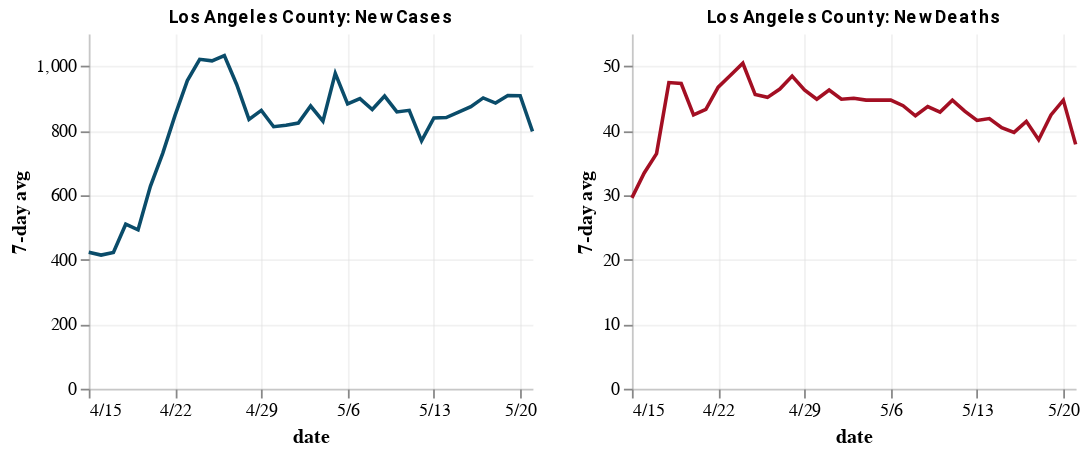
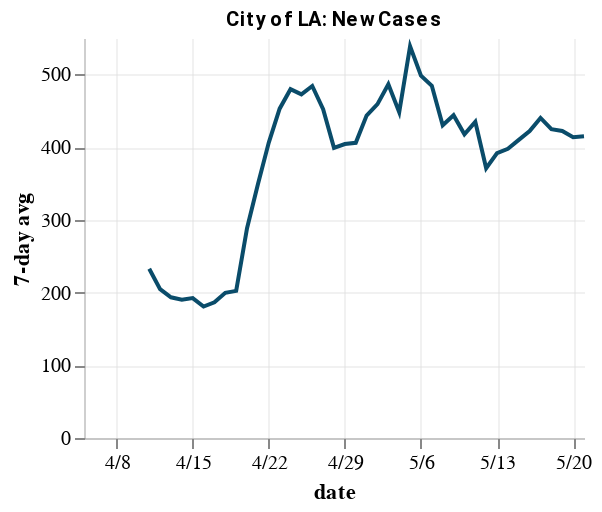
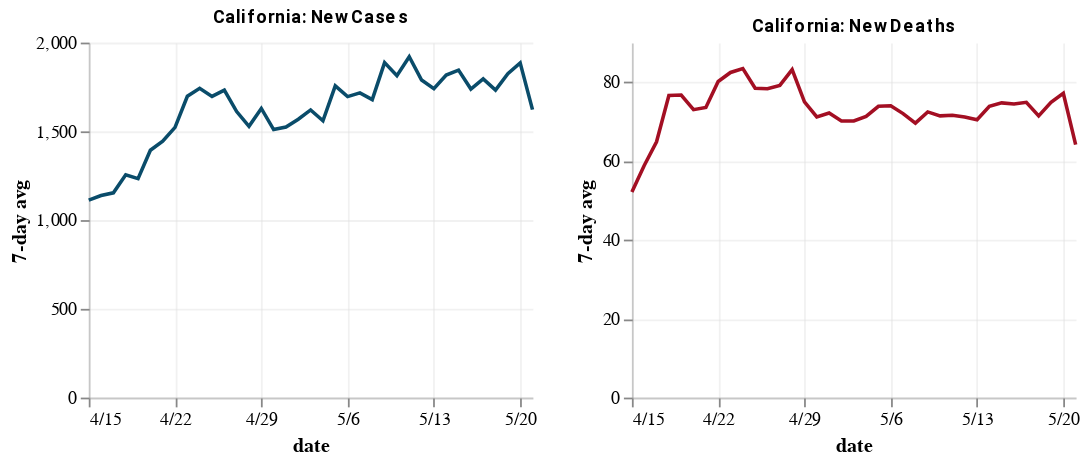
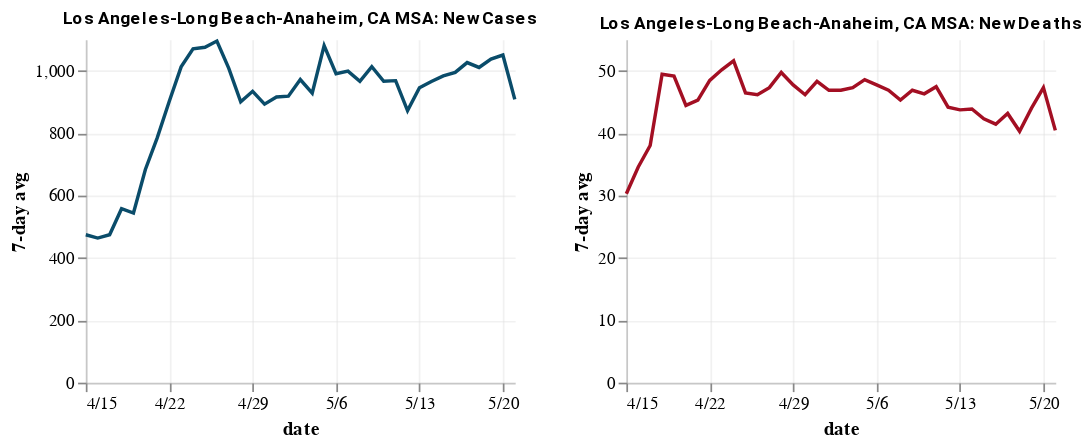

Notebook code for these charts, in order:
### Markdown cell above
## Caseload Charts

### Code cell
la_county = utils.county_case_charts(county_state_name, start_date)
la_city = utils.lacity_case_charts("4/1/20") 
ca = utils.state_case_charts(state_name, start_date)
la_msa = utils.msa_case_charts("Los Angeles", start_date)

### Figure 1 — Vega-Lite specification as saved in the notebook (floating-point values rounded to 4 significant figures)
{"config": {"view": {"continuousWidth": 400, "continuousHeight": 300, "strokeOpacity": 0}, "axis": {"domainOpacity": 0.4, "gridOpacity": 0.4}, "title": {"anchor": "middle", "color": "black", "font": "Roboto", "fontSize": 10}}, "hconcat": [{"mark": "line", "encoding": {"color": {"value": "#0A4C6A"}, "x": {"type": "temporal", "axis": {"format": "%-m/%-d"}, "field": "date", "timeUnit": "monthdate", "title": "date"}, "y": {"type": "quantitative", "field": "cases_avg7", "title": "7-day avg"}}, "height": 200, "title": "Los Angeles County: New Cases", "width": 250}, {"mark": "line", "encoding": {"color": {"value": "#A30F23"}, "x": {"type": "temporal", "axis": {"format": "%-m/%-d"}, "field": "date", "timeUnit": "monthdate", "title": "date"}, "y": {"type": "quantitative", "field": "deaths_avg7", "title": "7-day avg"}}, "height": 200, "title": "Los Angeles County: New Deaths", "width": 250}], "data": {"name": "data-69605f6df79be4d08fc8495e273bf9e7"}, "$schema": "https://vega.github.io/schema/vega-lite/v4.0.2.json", "datasets": {"data-69605f6df79be4d08fc8495e273bf9e7": [{"county": "Los Angeles", "state": "California", "state_abbrev": "CA", "fips": "06037", "date": "2020-04-15T07:00:00+00:00", "Lat": 34.31, "Lon": -118.2, "cases": 10517, "deaths": 405, "new_cases": 470, "new_deaths": 45, "cases_avg7": 422.6, "deaths_avg3": 45.33, "deaths_avg7": 29.57}, {"county": "Los Angeles", "state": "California", "state_abbrev": "CA", "fips": "06037", "date": "2020-04-16T07:00:00+00:00", "Lat": 34.31, "Lon": -118.2, "cases": 10854, "deaths": 457, "new_cases": 337, "new_deaths": 52, "cases_avg7": 414.1, "deaths_avg3": 45.0, "deaths_avg7": 33.43}, {"county": "Los Angeles", "state": "California", "state_abbrev": "CA", "fips": "06037", "date": "2020-04-17T07:00:00+00:00", "Lat": 34.31, "Lon": -118.2, "cases": 11400, "deaths": 497, "new_cases": 546, "new_deaths": 40, "cases_avg7": 422.4, "deaths_avg3": 45.67, "deaths_avg7": 36.43}, {"county": "Los Angeles", "state": "California", "state_abbrev": "CA", "fips": "06037", "date": "2020-04-18T07:00:00+00:00", "Lat": 34.31, "Lon": -118.2, "cases": 12021, "deaths": 576, "new_cases": 621, "new_deaths": 79, "cases_avg7": 509.7, "deaths_avg3": 57.0, "deaths_avg7": 47.43}, {"county": "Los Angeles", "state": "California", "state_abbrev": "CA", "fips": "06037", "date": "2020-04-19T07:00:00+00:00", "Lat": 34.31, "Lon": -118.2, "cases": 12341, "deaths": 600, "new_cases": 320, "new_deaths": 24, "cases_avg7": 492.4, "deaths_avg3": 47.67, "deaths_avg7": 47.29}, {"county": "Los Angeles", "state": "California", "state_abbrev": "CA", "fips": "06037", "date": "2020-04-20T07:00:00+00:00", "Lat": 34.31, "Lon": -118.2, "cases": 13823, "deaths": 619, "new_cases": 1482, "new_deaths": 19, "cases_avg7": 627.1, "deaths_avg3": 40.67, "deaths_avg7": 42.43}, {"county": "Los Angeles", "state": "California", "state_abbrev": "CA", "fips": "06037", "date": "2020-04-21T07:00:00+00:00", "Lat": 34.31, "Lon": -118.2, "cases": 15153, "deaths": 663, "new_cases": 1330, "new_deaths": 44, "cases_avg7": 729.4, "deaths_avg3": 29.0, "deaths_avg7": 43.29}, {"county": "Los Angeles", "state": "California", "state_abbrev": "CA", "fips": "06037", "date": "2020-04-22T07:00:00+00:00", "Lat": 34.31, "Lon": -118.2, "cases": 16447, "deaths": 732, "new_cases": 1294, "new_deaths": 69, "cases_avg7": 847.1, "deaths_avg3": 44.0, "deaths_avg7": 46.71}, {"county": "Los Angeles", "state": "California", "state_abbrev": "CA", "fips": "06037", "date": "2020-04-23T07:00:00+00:00", "Lat": 34.31, "Lon": -118.2, "cases": 17537, "deaths": 797, "new_cases": 1090, "new_deaths": 65, "cases_avg7": 954.7, "deaths_avg3": 59.33, "deaths_avg7": 48.57}, {"county": "Los Angeles", "state": "California", "state_abbrev": "CA", "fips": "06037", "date": "2020-04-24T07:00:00+00:00", "Lat": 34.31, "Lon": -118.2, "cases": 18545, "deaths": 850, "new_cases": 1008, "new_deaths": 53, "cases_avg7": 1021.0, "deaths_avg3": 62.33, "deaths_avg7": 50.43}, {"county": "Los Angeles", "state": "California", "state_abbrev": "CA", "fips": "06037", "date": "2020-04-25T07:00:00+00:00", "Lat": 34.31, "Lon": -118.2, "cases": 19133, "deaths": 895, "new_cases": 588, "new_deaths": 45, "cases_avg7": 1016.0, "deaths_avg3": 54.33, "deaths_avg7": 45.57}, {"county": "Los Angeles", "state": "California", "state_abbrev": "CA", "fips": "06037", "date": "2020-04-26T07:00:00+00:00", "Lat": 34.31, "Lon": -118.2, "cases": 19567, "deaths": 916, "new_cases": 434, "new_deaths": 21, "cases_avg7": 1032.0, "deaths_avg3": 39.67, "deaths_avg7": 45.14}, {"county": "Los Angeles", "state": "California", "state_abbrev": "CA", "fips": "06037", "date": "2020-04-27T07:00:00+00:00", "Lat": 34.31, "Lon": -118.2, "cases": 20423, "deaths": 944, "new_cases": 856, "new_deaths": 28, "cases_avg7": 942.9, "deaths_avg3": 31.33, "deaths_avg7": 46.43}, {"county": "Los Angeles", "state": "California", "state_abbrev": "CA", "fips": "06037", "date": "2020-04-28T07:00:00+00:00", "Lat": 34.31, "Lon": -118.2, "cases": 20996, "deaths": 1002, "new_cases": 573, "new_deaths": 58, "cases_avg7": 834.7, "deaths_avg3": 35.67, "deaths_avg7": 48.43}, {"county": "Los Angeles", "state": "California", "state_abbrev": "CA", "fips": "06037", "date": "2020-04-29T07:00:00+00:00", "Lat": 34.31, "Lon": -118.2, "cases": 22485, "deaths": 1056, "new_cases": 1489, "new_deaths": 54, "cases_avg7": 862.6, "deaths_avg3": 46.67, "deaths_avg7": 46.29}, {"county": "Los Angeles", "state": "California", "state_abbrev": "CA", "fips": "06037", "date": "2020-04-30T07:00:00+00:00", "Lat": 34.31, "Lon": -118.2, "cases": 23220, "deaths": 1111, "new_cases": 735, "new_deaths": 55, "cases_avg7": 811.9, "deaths_avg3": 55.67, "deaths_avg7": 44.86}, {"county": "Los Angeles", "state": "California", "state_abbrev": "CA", "fips": "06037", "date": "2020-05-01T07:00:00+00:00", "Lat": 34.31, "Lon": -118.2, "cases": 24262, "deaths": 1174, "new_cases": 1042, "new_deaths": 63, "cases_avg7": 816.7, "deaths_avg3": 57.33, "deaths_avg7": 46.29}, {"county": "Los Angeles", "state": "California", "state_abbrev": "CA", "fips": "06037", "date": "2020-05-02T07:00:00+00:00", "Lat": 34.31, "Lon": -118.2, "cases": 24894, "deaths": 1209, "new_cases": 632, "new_deaths": 35, "cases_avg7": 823.0, "deaths_avg3": 51.0, "deaths_avg7": 44.86}, {"county": "Los Angeles", "state": "California", "state_abbrev": "CA", "fips": "06037", "date": "2020-05-03T07:00:00+00:00", "Lat": 34.31, "Lon": -118.2, "cases": 25699, "deaths": 1231, "new_cases": 805, "new_deaths": 22, "cases_avg7": 876.0, "deaths_avg3": 40.0, "deaths_avg7": 45.0}, {"county": "Los Angeles", "state": "California", "state_abbrev": "CA", "fips": "06037", "date": "2020-05-04T07:00:00+00:00", "Lat": 34.31, "Lon": -118.2, "cases": 26225, "deaths": 1257, "new_cases": 526, "new_deaths": 26, "cases_avg7": 828.9, "deaths_avg3": 27.67, "deaths_avg7": 44.71}, {"county": "Los Angeles", "state": "California", "state_abbrev": "CA", "fips": "06037", "date": "2020-05-05T07:00:00+00:00", "Lat": 34.31, "Lon": -118.2, "cases": 27836, "deaths": 1315, "new_cases": 1611, "new_deaths": 58, "cases_avg7": 977.1, "deaths_avg3": 35.33, "deaths_avg7": 44.71}, {"county": "Los Angeles", "state": "California", "state_abbrev": "CA", "fips": "06037", "date": "2020-05-06T07:00:00+00:00", "Lat": 34.31, "Lon": -118.2, "cases": 28665, "deaths": 1369, "new_cases": 829, "new_deaths": 54, "cases_avg7": 882.9, "deaths_avg3": 46.0, "deaths_avg7": 44.71}, {"county": "Los Angeles", "state": "California", "state_abbrev": "CA", "fips": "06037", "date": "2020-05-07T07:00:00+00:00", "Lat": 34.31, "Lon": -118.2, "cases": 29511, "deaths": 1418, "new_cases": 846, "new_deaths": 49, "cases_avg7": 898.7, "deaths_avg3": 53.67, "deaths_avg7": 43.86}, {"county": "Los Angeles", "state": "California", "state_abbrev": "CA", "fips": "06037", "date": "2020-05-08T07:00:00+00:00", "Lat": 34.31, "Lon": -118.2, "cases": 30319, "deaths": 1470, "new_cases": 808, "new_deaths": 52, "cases_avg7": 865.3, "deaths_avg3": 51.67, "deaths_avg7": 42.29}, {"county": "Los Angeles", "state": "California", "state_abbrev": "CA", "fips": "06037", "date": "2020-05-09T07:00:00+00:00", "Lat": 34.31, "Lon": -118.2, "cases": 31241, "deaths": 1515, "new_cases": 922, "new_deaths": 45, "cases_avg7": 906.7, "deaths_avg3": 48.67, "deaths_avg7": 43.71}, {"county": "Los Angeles", "state": "California", "state_abbrev": "CA", "fips": "06037", "date": "2020-05-10T07:00:00+00:00", "Lat": 34.31, "Lon": -118.2, "cases": 31703, "deaths": 1531, "new_cases": 462, "new_deaths": 16, "cases_avg7": 857.7, "deaths_avg3": 37.67, "deaths_avg7": 42.86}, {"county": "Los Angeles", "state": "California", "state_abbrev": "CA", "fips": "06037", "date": "2020-05-11T07:00:00+00:00", "Lat": 34.31, "Lon": -118.2, "cases": 32263, "deaths": 1570, "new_cases": 560, "new_deaths": 39, "cases_avg7": 862.6, "deaths_avg3": 33.33, "deaths_avg7": 44.71}, {"county": "Los Angeles", "state": "California", "state_abbrev": "CA", "fips": "06037", "date": "2020-05-12T07:00:00+00:00", "Lat": 34.31, "Lon": -118.2, "cases": 33211, "deaths": 1616, "new_cases": 948, "new_deaths": 46, "cases_avg7": 767.9, "deaths_avg3": 33.67, "deaths_avg7": 43.0}, {"county": "Los Angeles", "state": "California", "state_abbrev": "CA", "fips": "06037", "date": "2020-05-13T07:00:00+00:00", "Lat": 34.31, "Lon": -118.2, "cases": 34538, "deaths": 1660, "new_cases": 1327, "new_deaths": 44, "cases_avg7": 839.0, "deaths_avg3": 43.0, "deaths_avg7": 41.57}, {"county": "Los Angeles", "state": "California", "state_abbrev": "CA", "fips": "06037", "date": "2020-05-14T07:00:00+00:00", "Lat": 34.31, "Lon": -118.2, "cases": 35392, "deaths": 1711, "new_cases": 854, "new_deaths": 51, "cases_avg7": 840.1, "deaths_avg3": 47.0, "deaths_avg7": 41.86}, {"county": "Los Angeles", "state": "California", "state_abbrev": "CA", "fips": "06037", "date": "2020-05-15T07:00:00+00:00", "Lat": 34.31, "Lon": -118.2, "cases": 36316, "deaths": 1753, "new_cases": 924, "new_deaths": 42, "cases_avg7": 856.7, "deaths_avg3": 45.67, "deaths_avg7": 40.43}, {"county": "Los Angeles", "state": "California", "state_abbrev": "CA", "fips": "06037", "date": "2020-05-16T07:00:00+00:00", "Lat": 34.31, "Lon": -118.2, "cases": 37360, "deaths": 1793, "new_cases": 1044, "new_deaths": 40, "cases_avg7": 874.1, "deaths_avg3": 44.33, "deaths_avg7": 39.71}, {"county": "Los Angeles", "state": "California", "state_abbrev": "CA", "fips": "06037", "date": "2020-05-17T07:00:00+00:00", "Lat": 34.31, "Lon": -118.2, "cases": 38011, "deaths": 1821, "new_cases": 651, "new_deaths": 28, "cases_avg7": 901.1, "deaths_avg3": 36.67, "deaths_avg7": 41.43}, {"county": "Los Angeles", "state": "California", "state_abbrev": "CA", "fips": "06037", "date": "2020-05-18T07:00:00+00:00", "Lat": 34.31, "Lon": -118.2, "cases": 38458, "deaths": 1840, "new_cases": 447, "new_deaths": 19, "cases_avg7": 885.0, "deaths_avg3": 29.0, "deaths_avg7": 38.57}, {"county": "Los Angeles", "state": "California", "state_abbrev": "CA", "fips": "06037", "date": "2020-05-19T07:00:00+00:00", "Lat": 34.31, "Lon": -118.2, "cases": 39573, "deaths": 1913, "new_cases": 1115, "new_deaths": 73, "cases_avg7": 908.9, "deaths_avg3": 40.0, "deaths_avg7": 42.43}, {"county": "Los Angeles", "state": "California", "state_abbrev": "CA", "fips": "06037", "date": "2020-05-20T07:00:00+00:00", "Lat": 34.31, "Lon": -118.2, "cases": 40895, "deaths": 1973, "new_cases": 1322, "new_deaths": 60, "cases_avg7": 908.1, "deaths_avg3": 50.67, "deaths_avg7": 44.71}, {"county": "Los Angeles", "state": "California", "state_abbrev": "CA", "fips": "06037", "date": "2020-05-21T07:00:00+00:00", "Lat": 34.31, "Lon": -118.2, "cases": 40975, "deaths": 1976, "new_cases": 80, "new_deaths": 3, "cases_avg7": 797.6, "deaths_avg3": 45.33, "deaths_avg7": 37.86}]}}

### Figure 2 — Vega-Lite specification as saved in the notebook (floating-point values rounded to 4 significant figures)
{"config": {"view": {"continuousWidth": 400, "continuousHeight": 300, "strokeOpacity": 0}, "axis": {"domainOpacity": 0.4, "gridOpacity": 0.4}, "title": {"anchor": "middle", "color": "black", "font": "Roboto", "fontSize": 10}}, "data": {"name": "data-5feb49ee1c99b5c5769da8f8b49605a9"}, "mark": "line", "encoding": {"color": {"value": "#0A4C6A"}, "x": {"type": "temporal", "axis": {"format": "%-m/%-d"}, "field": "date", "timeUnit": "monthdate", "title": "date"}, "y": {"type": "quantitative", "field": "cases_avg7", "title": "7-day avg"}}, "height": 200, "title": "City of LA: New Cases", "width": 250, "$schema": "https://vega.github.io/schema/vega-lite/v4.0.2.json", "datasets": {"data-5feb49ee1c99b5c5769da8f8b49605a9": [{"date": "2020-04-05T07:00:00+00:00", "cases": 2659, "new_cases": 298, "cases_avg7": null}, {"date": "2020-04-06T07:00:00+00:00", "cases": 2851, "new_cases": 192, "cases_avg7": null}, {"date": "2020-04-07T07:00:00+00:00", "cases": 3130, "new_cases": 279, "cases_avg7": null}, {"date": "2020-04-08T07:00:00+00:00", "cases": 3360, "new_cases": 230, "cases_avg7": null}, {"date": "2020-04-09T07:00:00+00:00", "cases": 3587, "new_cases": 227, "cases_avg7": null}, {"date": "2020-04-10T07:00:00+00:00", "cases": 3787, "new_cases": 200, "cases_avg7": null}, {"date": "2020-04-11T07:00:00+00:00", "cases": 3990, "new_cases": 203, "cases_avg7": 232.7}, {"date": "2020-04-12T07:00:00+00:00", "cases": 4092, "new_cases": 102, "cases_avg7": 204.7}, {"date": "2020-04-13T07:00:00+00:00", "cases": 4205, "new_cases": 113, "cases_avg7": 193.4}, {"date": "2020-04-14T07:00:00+00:00", "cases": 4462, "new_cases": 257, "cases_avg7": 190.3}, {"date": "2020-04-15T07:00:00+00:00", "cases": 4707, "new_cases": 245, "cases_avg7": 192.4}, {"date": "2020-04-16T07:00:00+00:00", "cases": 4852, "new_cases": 145, "cases_avg7": 180.7}, {"date": "2020-04-17T07:00:00+00:00", "cases": 5093, "new_cases": 241, "cases_avg7": 186.6}, {"date": "2020-04-18T07:00:00+00:00", "cases": 5387, "new_cases": 294, "cases_avg7": 199.6}, {"date": "2020-04-19T07:00:00+00:00", "cases": 5508, "new_cases": 121, "cases_avg7": 202.3}, {"date": "2020-04-20T07:00:00+00:00", "cases": 6224, "new_cases": 716, "cases_avg7": 288.4}, {"date": "2020-04-21T07:00:00+00:00", "cases": 6904, "new_cases": 680, "cases_avg7": 348.9}, {"date": "2020-04-22T07:00:00+00:00", "cases": 7551, "new_cases": 647, "cases_avg7": 406.3}, {"date": "2020-04-23T07:00:00+00:00", "cases": 8022, "new_cases": 471, "cases_avg7": 452.9}, {"date": "2020-04-24T07:00:00+00:00", "cases": 8450, "new_cases": 428, "cases_avg7": 479.6}, {"date": "2020-04-25T07:00:00+00:00", "cases": 8695, "new_cases": 245, "cases_avg7": 472.6}, {"date": "2020-04-26T07:00:00+00:00", "cases": 8896, "new_cases": 201, "cases_avg7": 484.0}, {"date": "2020-04-27T07:00:00+00:00", "cases": 9389, "new_cases": 493, "cases_avg7": 452.1}, {"date": "2020-04-28T07:00:00+00:00", "cases": 9697, "new_cases": 308, "cases_avg7": 399.0}, {"date": "2020-04-29T07:00:00+00:00", "cases": 10380, "new_cases": 683, "cases_avg7": 404.1}, {"date": "2020-04-30T07:00:00+00:00", "cases": 10863, "new_cases": 483, "cases_avg7": 405.9}, {"date": "2020-05-01T07:00:00+00:00", "cases": 11553, "new_cases": 690, "cases_avg7": 443.3}, {"date": "2020-05-02T07:00:00+00:00", "cases": 11908, "new_cases": 355, "cases_avg7": 459.0}, {"date": "2020-05-03T07:00:00+00:00", "cases": 12300, "new_cases": 392, "cases_avg7": 486.3}, {"date": "2020-05-04T07:00:00+00:00", "cases": 12525, "new_cases": 225, "cases_avg7": 448.0}, {"date": "2020-05-05T07:00:00+00:00", "cases": 13468, "new_cases": 943, "cases_avg7": 538.7}, {"date": "2020-05-06T07:00:00+00:00", "cases": 13868, "new_cases": 400, "cases_avg7": 498.3}, {"date": "2020-05-07T07:00:00+00:00", "cases": 14253, "new_cases": 385, "cases_avg7": 484.3}, {"date": "2020-05-08T07:00:00+00:00", "cases": 14563, "new_cases": 310, "cases_avg7": 430.0}, {"date": "2020-05-09T07:00:00+00:00", "cases": 15015, "new_cases": 452, "cases_avg7": 443.9}, {"date": "2020-05-10T07:00:00+00:00", "cases": 15223, "new_cases": 208, "cases_avg7": 417.6}, {"date": "2020-05-11T07:00:00+00:00", "cases": 15568, "new_cases": 345, "cases_avg7": 434.7}, {"date": "2020-05-12T07:00:00+00:00", "cases": 16065, "new_cases": 497, "cases_avg7": 371.0}, {"date": "2020-05-13T07:00:00+00:00", "cases": 16610, "new_cases": 545, "cases_avg7": 391.7}, {"date": "2020-05-14T07:00:00+00:00", "cases": 17037, "new_cases": 427, "cases_avg7": 397.7}, {"date": "2020-05-15T07:00:00+00:00", "cases": 17432, "new_cases": 395, "cases_avg7": 409.9}, {"date": "2020-05-16T07:00:00+00:00", "cases": 17969, "new_cases": 537, "cases_avg7": 422.0}, {"date": "2020-05-17T07:00:00+00:00", "cases": 18304, "new_cases": 335, "cases_avg7": 440.1}, {"date": "2020-05-18T07:00:00+00:00", "cases": 18540, "new_cases": 236, "cases_avg7": 424.6}, {"date": "2020-05-19T07:00:00+00:00", "cases": 19020, "new_cases": 480, "cases_avg7": 422.1}, {"date": "2020-05-20T07:00:00+00:00", "cases": 19505, "new_cases": 485, "cases_avg7": 413.6}, {"date": "2020-05-21T07:00:00+00:00", "cases": 19941, "new_cases": 436, "cases_avg7": 414.9}]}}

### Figure 3 — Vega-Lite specification as saved in the notebook (floating-point values rounded to 4 significant figures)
{"config": {"view": {"continuousWidth": 400, "continuousHeight": 300, "strokeOpacity": 0}, "axis": {"domainOpacity": 0.4, "gridOpacity": 0.4}, "title": {"anchor": "middle", "color": "black", "font": "Roboto", "fontSize": 10}}, "hconcat": [{"mark": "line", "encoding": {"color": {"value": "#0A4C6A"}, "x": {"type": "temporal", "axis": {"format": "%-m/%-d"}, "field": "date", "timeUnit": "monthdate", "title": "date"}, "y": {"type": "quantitative", "field": "cases_avg7", "title": "7-day avg"}}, "height": 200, "title": "California: New Cases", "width": 250}, {"mark": "line", "encoding": {"color": {"value": "#A30F23"}, "x": {"type": "temporal", "axis": {"format": "%-m/%-d"}, "field": "date", "timeUnit": "monthdate", "title": "date"}, "y": {"type": "quantitative", "field": "deaths_avg7", "title": "7-day avg"}}, "height": 200, "title": "California: New Deaths", "width": 250}], "data": {"name": "data-ff683fbb50fe07522309935db33341b8"}, "$schema": "https://vega.github.io/schema/vega-lite/v4.0.2.json", "datasets": {"data-ff683fbb50fe07522309935db33341b8": [{"state": "California", "state_abbrev": "CA", "date": "2020-04-15T07:00:00+00:00", "cases": 26686, "deaths": 860, "new_cases": 1330, "new_deaths": 93, "cases_avg7": 1113.0, "deaths_avg3": 73.33, "deaths_avg7": 52.14}, {"state": "California", "state_abbrev": "CA", "date": "2020-04-16T07:00:00+00:00", "cases": 27677, "deaths": 956, "new_cases": 991, "new_deaths": 96, "cases_avg7": 1138.0, "deaths_avg3": 80.67, "deaths_avg7": 58.86}, {"state": "California", "state_abbrev": "CA", "date": "2020-04-17T07:00:00+00:00", "cases": 29157, "deaths": 1037, "new_cases": 1480, "new_deaths": 81, "cases_avg7": 1154.0, "deaths_avg3": 90.0, "deaths_avg7": 64.86}, {"state": "California", "state_abbrev": "CA", "date": "2020-04-18T07:00:00+00:00", "cases": 30491, "deaths": 1140, "new_cases": 1334, "new_deaths": 103, "cases_avg7": 1255.0, "deaths_avg3": 93.33, "deaths_avg7": 76.57}, {"state": "California", "state_abbrev": "CA", "date": "2020-04-19T07:00:00+00:00", "cases": 31431, "deaths": 1177, "new_cases": 940, "new_deaths": 37, "cases_avg7": 1234.0, "deaths_avg3": 73.67, "deaths_avg7": 76.71}, {"state": "California", "state_abbrev": "CA", "date": "2020-04-20T07:00:00+00:00", "cases": 33686, "deaths": 1225, "new_cases": 2255, "new_deaths": 48, "cases_avg7": 1394.0, "deaths_avg3": 62.67, "deaths_avg7": 73.0}, {"state": "California", "state_abbrev": "CA", "date": "2020-04-21T07:00:00+00:00", "cases": 35465, "deaths": 1282, "new_cases": 1779, "new_deaths": 57, "cases_avg7": 1444.0, "deaths_avg3": 47.33, "deaths_avg7": 73.57}, {"state": "California", "state_abbrev": "CA", "date": "2020-04-22T07:00:00+00:00", "cases": 37344, "deaths": 1421, "new_cases": 1879, "new_deaths": 139, "cases_avg7": 1523.0, "deaths_avg3": 81.33, "deaths_avg7": 80.14}, {"state": "California", "state_abbrev": "CA", "date": "2020-04-23T07:00:00+00:00", "cases": 39561, "deaths": 1533, "new_cases": 2217, "new_deaths": 112, "cases_avg7": 1698.0, "deaths_avg3": 102.7, "deaths_avg7": 82.43}, {"state": "California", "state_abbrev": "CA", "date": "2020-04-24T07:00:00+00:00", "cases": 41355, "deaths": 1621, "new_cases": 1794, "new_deaths": 88, "cases_avg7": 1743.0, "deaths_avg3": 113.0, "deaths_avg7": 83.43}, {"state": "California", "state_abbrev": "CA", "date": "2020-04-25T07:00:00+00:00", "cases": 42368, "deaths": 1689, "new_cases": 1013, "new_deaths": 68, "cases_avg7": 1697.0, "deaths_avg3": 89.33, "deaths_avg7": 78.43}, {"state": "California", "state_abbrev": "CA", "date": "2020-04-26T07:00:00+00:00", "cases": 43558, "deaths": 1725, "new_cases": 1190, "new_deaths": 36, "cases_avg7": 1732.0, "deaths_avg3": 64.0, "deaths_avg7": 78.29}, {"state": "California", "state_abbrev": "CA", "date": "2020-04-27T07:00:00+00:00", "cases": 44966, "deaths": 1779, "new_cases": 1408, "new_deaths": 54, "cases_avg7": 1611.0, "deaths_avg3": 52.67, "deaths_avg7": 79.14}, {"state": "California", "state_abbrev": "CA", "date": "2020-04-28T07:00:00+00:00", "cases": 46164, "deaths": 1864, "new_cases": 1198, "new_deaths": 85, "cases_avg7": 1528.0, "deaths_avg3": 58.33, "deaths_avg7": 83.14}, {"state": "California", "state_abbrev": "CA", "date": "2020-04-29T07:00:00+00:00", "cases": 48747, "deaths": 1946, "new_cases": 2583, "new_deaths": 82, "cases_avg7": 1629.0, "deaths_avg3": 73.67, "deaths_avg7": 75.0}, {"state": "California", "state_abbrev": "CA", "date": "2020-04-30T07:00:00+00:00", "cases": 50130, "deaths": 2031, "new_cases": 1383, "new_deaths": 85, "cases_avg7": 1510.0, "deaths_avg3": 84.0, "deaths_avg7": 71.14}, {"state": "California", "state_abbrev": "CA", "date": "2020-05-01T07:00:00+00:00", "cases": 52026, "deaths": 2126, "new_cases": 1896, "new_deaths": 95, "cases_avg7": 1524.0, "deaths_avg3": 87.33, "deaths_avg7": 72.14}, {"state": "California", "state_abbrev": "CA", "date": "2020-05-02T07:00:00+00:00", "cases": 53347, "deaths": 2180, "new_cases": 1321, "new_deaths": 54, "cases_avg7": 1568.0, "deaths_avg3": 78.0, "deaths_avg7": 70.14}, {"state": "California", "state_abbrev": "CA", "date": "2020-05-03T07:00:00+00:00", "cases": 54903, "deaths": 2216, "new_cases": 1556, "new_deaths": 36, "cases_avg7": 1621.0, "deaths_avg3": 61.67, "deaths_avg7": 70.14}, {"state": "California", "state_abbrev": "CA", "date": "2020-05-04T07:00:00+00:00", "cases": 55884, "deaths": 2278, "new_cases": 981, "new_deaths": 62, "cases_avg7": 1560.0, "deaths_avg3": 50.67, "deaths_avg7": 71.29}, {"state": "California", "state_abbrev": "CA", "date": "2020-05-05T07:00:00+00:00", "cases": 58456, "deaths": 2381, "new_cases": 2572, "new_deaths": 103, "cases_avg7": 1756.0, "deaths_avg3": 67.0, "deaths_avg7": 73.86}, {"state": "California", "state_abbrev": "CA", "date": "2020-05-06T07:00:00+00:00", "cases": 60616, "deaths": 2464, "new_cases": 2160, "new_deaths": 83, "cases_avg7": 1696.0, "deaths_avg3": 82.67, "deaths_avg7": 74.0}, {"state": "California", "state_abbrev": "CA", "date": "2020-05-07T07:00:00+00:00", "cases": 62148, "deaths": 2535, "new_cases": 1532, "new_deaths": 71, "cases_avg7": 1717.0, "deaths_avg3": 85.67, "deaths_avg7": 72.0}, {"state": "California", "state_abbrev": "CA", "date": "2020-05-08T07:00:00+00:00", "cases": 63779, "deaths": 2613, "new_cases": 1631, "new_deaths": 78, "cases_avg7": 1679.0, "deaths_avg3": 77.33, "deaths_avg7": 69.57}, {"state": "California", "state_abbrev": "CA", "date": "2020-05-09T07:00:00+00:00", "cases": 66558, "deaths": 2687, "new_cases": 2779, "new_deaths": 74, "cases_avg7": 1887.0, "deaths_avg3": 74.33, "deaths_avg7": 72.43}, {"state": "California", "state_abbrev": "CA", "date": "2020-05-10T07:00:00+00:00", "cases": 67600, "deaths": 2716, "new_cases": 1042, "new_deaths": 29, "cases_avg7": 1814.0, "deaths_avg3": 60.33, "deaths_avg7": 71.43}, {"state": "California", "state_abbrev": "CA", "date": "2020-05-11T07:00:00+00:00", "cases": 69329, "deaths": 2779, "new_cases": 1729, "new_deaths": 63, "cases_avg7": 1921.0, "deaths_avg3": 55.33, "deaths_avg7": 71.57}, {"state": "California", "state_abbrev": "CA", "date": "2020-05-12T07:00:00+00:00", "cases": 70978, "deaths": 2879, "new_cases": 1649, "new_deaths": 100, "cases_avg7": 1789.0, "deaths_avg3": 64.0, "deaths_avg7": 71.14}, {"state": "California", "state_abbrev": "CA", "date": "2020-05-13T07:00:00+00:00", "cases": 72798, "deaths": 2957, "new_cases": 1820, "new_deaths": 78, "cases_avg7": 1740.0, "deaths_avg3": 80.33, "deaths_avg7": 70.43}, {"state": "California", "state_abbrev": "CA", "date": "2020-05-14T07:00:00+00:00", "cases": 74871, "deaths": 3052, "new_cases": 2073, "new_deaths": 95, "cases_avg7": 1818.0, "deaths_avg3": 91.0, "deaths_avg7": 73.86}, {"state": "California", "state_abbrev": "CA", "date": "2020-05-15T07:00:00+00:00", "cases": 76693, "deaths": 3136, "new_cases": 1822, "new_deaths": 84, "cases_avg7": 1845.0, "deaths_avg3": 85.67, "deaths_avg7": 74.71}, {"state": "California", "state_abbrev": "CA", "date": "2020-05-16T07:00:00+00:00", "cases": 78725, "deaths": 3208, "new_cases": 2032, "new_deaths": 72, "cases_avg7": 1738.0, "deaths_avg3": 83.67, "deaths_avg7": 74.43}, {"state": "California", "state_abbrev": "CA", "date": "2020-05-17T07:00:00+00:00", "cases": 80166, "deaths": 3240, "new_cases": 1441, "new_deaths": 32, "cases_avg7": 1795.0, "deaths_avg3": 62.67, "deaths_avg7": 74.86}, {"state": "California", "state_abbrev": "CA", "date": "2020-05-18T07:00:00+00:00", "cases": 81457, "deaths": 3279, "new_cases": 1291, "new_deaths": 39, "cases_avg7": 1733.0, "deaths_avg3": 47.67, "deaths_avg7": 71.43}, {"state": "California", "state_abbrev": "CA", "date": "2020-05-19T07:00:00+00:00", "cases": 83752, "deaths": 3403, "new_cases": 2295, "new_deaths": 124, "cases_avg7": 1825.0, "deaths_avg3": 65.0, "deaths_avg7": 74.86}, {"state": "California", "state_abbrev": "CA", "date": "2020-05-20T07:00:00+00:00", "cases": 85997, "deaths": 3497, "new_cases": 2245, "new_deaths": 94, "cases_avg7": 1886.0, "deaths_avg3": 85.67, "deaths_avg7": 77.14}, {"state": "California", "state_abbrev": "CA", "date": "2020-05-21T07:00:00+00:00", "cases": 86228, "deaths": 3501, "new_cases": 231, "new_deaths": 4, "cases_avg7": 1622.0, "deaths_avg3": 74.0, "deaths_avg7": 64.14}]}}

### Figure 4 — Vega-Lite specification as saved in the notebook (floating-point values rounded to 4 significant figures)
{"config": {"view": {"continuousWidth": 400, "continuousHeight": 300, "strokeOpacity": 0}, "axis": {"domainOpacity": 0.4, "gridOpacity": 0.4}, "title": {"anchor": "middle", "color": "black", "font": "Roboto", "fontSize": 10}}, "hconcat": [{"mark": "line", "encoding": {"color": {"value": "#0A4C6A"}, "x": {"type": "temporal", "axis": {"format": "%-m/%-d"}, "field": "date", "timeUnit": "monthdate", "title": "date"}, "y": {"type": "quantitative", "field": "cases_avg7", "title": "7-day avg"}}, "height": 200, "title": "Los Angeles-Long Beach-Anaheim, CA MSA: New Cases", "width": 250}, {"mark": "line", "encoding": {"color": {"value": "#A30F23"}, "x": {"type": "temporal", "axis": {"format": "%-m/%-d"}, "field": "date", "timeUnit": "monthdate", "title": "date"}, "y": {"type": "quantitative", "field": "deaths_avg7", "title": "7-day avg"}}, "height": 200, "title": "Los Angeles-Long Beach-Anaheim, CA MSA: New Deaths", "width": 250}], "data": {"name": "data-801f085480e1de97d04b0eba26c0f292"}, "$schema": "https://vega.github.io/schema/vega-lite/v4.0.2.json", "datasets": {"data-801f085480e1de97d04b0eba26c0f292": [{"msa": "Los Angeles-Long Beach-Anaheim, CA", "msa_pop": 13210000.0, "date": "2020-04-15T07:00:00+00:00", "cases": 11893, "deaths": 427, "new_cases": 547.0, "new_deaths": 48.0, "cases_avg7": 474.0, "deaths_avg3": 46.33, "deaths_avg7": 30.29}, {"msa": "Los Angeles-Long Beach-Anaheim, CA", "msa_pop": 13210000.0, "date": "2020-04-16T07:00:00+00:00", "cases": 12279, "deaths": 482, "new_cases": 386.0, "new_deaths": 55.0, "cases_avg7": 463.6, "deaths_avg3": 47.0, "deaths_avg7": 34.57}, {"msa": "Los Angeles-Long Beach-Anaheim, CA", "msa_pop": 13210000.0, "date": "2020-04-17T07:00:00+00:00", "cases": 12901, "deaths": 525, "new_cases": 622.0, "new_deaths": 43.0, "cases_avg7": 474.3, "deaths_avg3": 48.67, "deaths_avg7": 38.0}, {"msa": "Los Angeles-Long Beach-Anaheim, CA", "msa_pop": 13210000.0, "date": "2020-04-18T07:00:00+00:00", "cases": 13577, "deaths": 608, "new_cases": 676.0, "new_deaths": 83.0, "cases_avg7": 557.6, "deaths_avg3": 60.33, "deaths_avg7": 49.43}, {"msa": "Los Angeles-Long Beach-Anaheim, CA", "msa_pop": 13210000.0, "date": "2020-04-19T07:00:00+00:00", "cases": 13977, "deaths": 632, "new_cases": 400.0, "new_deaths": 24.0, "cases_avg7": 543.7, "deaths_avg3": 50.0, "deaths_avg7": 49.14}, {"msa": "Los Angeles-Long Beach-Anaheim, CA", "msa_pop": 13210000.0, "date": "2020-04-20T07:00:00+00:00", "cases": 15499, "deaths": 652, "new_cases": 1522.0, "new_deaths": 20.0, "cases_avg7": 683.3, "deaths_avg3": 42.33, "deaths_avg7": 44.43}, {"msa": "Los Angeles-Long Beach-Anaheim, CA", "msa_pop": 13210000.0, "date": "2020-04-21T07:00:00+00:00", "cases": 16844, "deaths": 696, "new_cases": 1345.0, "new_deaths": 44.0, "cases_avg7": 785.4, "deaths_avg3": 29.33, "deaths_avg7": 45.29}, {"msa": "Los Angeles-Long Beach-Anaheim, CA", "msa_pop": 13210000.0, "date": "2020-04-22T07:00:00+00:00", "cases": 18200, "deaths": 766, "new_cases": 1356.0, "new_deaths": 70.0, "cases_avg7": 901.0, "deaths_avg3": 44.67, "deaths_avg7": 48.43}, {"msa": "Los Angeles-Long Beach-Anaheim, CA", "msa_pop": 13210000.0, "date": "2020-04-23T07:00:00+00:00", "cases": 19364, "deaths": 833, "new_cases": 1164.0, "new_deaths": 67.0, "cases_avg7": 1012.0, "deaths_avg3": 60.33, "deaths_avg7": 50.14}, {"msa": "Los Angeles-Long Beach-Anaheim, CA", "msa_pop": 13210000.0, "date": "2020-04-24T07:00:00+00:00", "cases": 20390, "deaths": 886, "new_cases": 1026.0, "new_deaths": 53.0, "cases_avg7": 1070.0, "deaths_avg3": 63.33, "deaths_avg7": 51.57}, {"msa": "Los Angeles-Long Beach-Anaheim, CA", "msa_pop": 13210000.0, "date": "2020-04-25T07:00:00+00:00", "cases": 21102, "deaths": 933, "new_cases": 712.0, "new_deaths": 47.0, "cases_avg7": 1075.0, "deaths_avg3": 55.67, "deaths_avg7": 46.43}, {"msa": "Los Angeles-Long Beach-Anaheim, CA", "msa_pop": 13210000.0, "date": "2020-04-26T07:00:00+00:00", "cases": 21641, "deaths": 955, "new_cases": 539.0, "new_deaths": 22.0, "cases_avg7": 1095.0, "deaths_avg3": 40.67, "deaths_avg7": 46.14}, {"msa": "Los Angeles-Long Beach-Anaheim, CA", "msa_pop": 13210000.0, "date": "2020-04-27T07:00:00+00:00", "cases": 22549, "deaths": 983, "new_cases": 908.0, "new_deaths": 28.0, "cases_avg7": 1007.0, "deaths_avg3": 32.33, "deaths_avg7": 47.29}, {"msa": "Los Angeles-Long Beach-Anaheim, CA", "msa_pop": 13210000.0, "date": "2020-04-28T07:00:00+00:00", "cases": 23147, "deaths": 1044, "new_cases": 598.0, "new_deaths": 61.0, "cases_avg7": 900.4, "deaths_avg3": 37.0, "deaths_avg7": 49.71}, {"msa": "Los Angeles-Long Beach-Anaheim, CA", "msa_pop": 13210000.0, "date": "2020-04-29T07:00:00+00:00", "cases": 24737, "deaths": 1100, "new_cases": 1590.0, "new_deaths": 56.0, "cases_avg7": 933.9, "deaths_avg3": 48.33, "deaths_avg7": 47.71}, {"msa": "Los Angeles-Long Beach-Anaheim, CA", "msa_pop": 13210000.0, "date": "2020-04-30T07:00:00+00:00", "cases": 25613, "deaths": 1156, "new_cases": 876.0, "new_deaths": 56.0, "cases_avg7": 892.7, "deaths_avg3": 57.67, "deaths_avg7": 46.14}, {"msa": "Los Angeles-Long Beach-Anaheim, CA", "msa_pop": 13210000.0, "date": "2020-05-01T07:00:00+00:00", "cases": 26799, "deaths": 1224, "new_cases": 1186.0, "new_deaths": 68.0, "cases_avg7": 915.6, "deaths_avg3": 60.0, "deaths_avg7": 48.29}, {"msa": "Los Angeles-Long Beach-Anaheim, CA", "msa_pop": 13210000.0, "date": "2020-05-02T07:00:00+00:00", "cases": 27530, "deaths": 1261, "new_cases": 731.0, "new_deaths": 37.0, "cases_avg7": 918.3, "deaths_avg3": 53.67, "deaths_avg7": 46.86}, {"msa": "Los Angeles-Long Beach-Anaheim, CA", "msa_pop": 13210000.0, "date": "2020-05-03T07:00:00+00:00", "cases": 28442, "deaths": 1283, "new_cases": 912.0, "new_deaths": 22.0, "cases_avg7": 971.6, "deaths_avg3": 42.33, "deaths_avg7": 46.86}, {"msa": "Los Angeles-Long Beach-Anaheim, CA", "msa_pop": 13210000.0, "date": "2020-05-04T07:00:00+00:00", "cases": 29044, "deaths": 1314, "new_cases": 602.0, "new_deaths": 31.0, "cases_avg7": 927.9, "deaths_avg3": 30.0, "deaths_avg7": 47.29}, {"msa": "Los Angeles-Long Beach-Anaheim, CA", "msa_pop": 13210000.0, "date": "2020-05-05T07:00:00+00:00", "cases": 30709, "deaths": 1384, "new_cases": 1665.0, "new_deaths": 70.0, "cases_avg7": 1080.0, "deaths_avg3": 41.0, "deaths_avg7": 48.57}, {"msa": "Los Angeles-Long Beach-Anaheim, CA", "msa_pop": 13210000.0, "date": "2020-05-06T07:00:00+00:00", "cases": 31669, "deaths": 1434, "new_cases": 960.0, "new_deaths": 50.0, "cases_avg7": 990.3, "deaths_avg3": 50.33, "deaths_avg7": 47.71}, {"msa": "Los Angeles-Long Beach-Anaheim, CA", "msa_pop": 13210000.0, "date": "2020-05-07T07:00:00+00:00", "cases": 32603, "deaths": 1484, "new_cases": 934.0, "new_deaths": 50.0, "cases_avg7": 998.6, "deaths_avg3": 56.67, "deaths_avg7": 46.86}, {"msa": "Los Angeles-Long Beach-Anaheim, CA", "msa_pop": 13210000.0, "date": "2020-05-08T07:00:00+00:00", "cases": 33559, "deaths": 1541, "new_cases": 956.0, "new_deaths": 57.0, "cases_avg7": 965.7, "deaths_avg3": 52.33, "deaths_avg7": 45.29}, {"msa": "Los Angeles-Long Beach-Anaheim, CA", "msa_pop": 13210000.0, "date": "2020-05-09T07:00:00+00:00", "cases": 34621, "deaths": 1589, "new_cases": 1062.0, "new_deaths": 48.0, "cases_avg7": 1013.0, "deaths_avg3": 51.67, "deaths_avg7": 46.86}, {"msa": "Los Angeles-Long Beach-Anaheim, CA", "msa_pop": 13210000.0, "date": "2020-05-10T07:00:00+00:00", "cases": 35205, "deaths": 1607, "new_cases": 584.0, "new_deaths": 18.0, "cases_avg7": 966.1, "deaths_avg3": 41.0, "deaths_avg7": 46.29}, {"msa": "Los Angeles-Long Beach-Anaheim, CA", "msa_pop": 13210000.0, "date": "2020-05-11T07:00:00+00:00", "cases": 35820, "deaths": 1646, "new_cases": 615.0, "new_deaths": 39.0, "cases_avg7": 968.0, "deaths_avg3": 35.0, "deaths_avg7": 47.43}, {"msa": "Los Angeles-Long Beach-Anaheim, CA", "msa_pop": 13210000.0, "date": "2020-05-12T07:00:00+00:00", "cases": 36813, "deaths": 1693, "new_cases": 993.0, "new_deaths": 47.0, "cases_avg7": 872.0, "deaths_avg3": 34.67, "deaths_avg7": 44.14}, {"msa": "Los Angeles-Long Beach-Anaheim, CA", "msa_pop": 13210000.0, "date": "2020-05-13T07:00:00+00:00", "cases": 38287, "deaths": 1740, "new_cases": 1474.0, "new_deaths": 47.0, "cases_avg7": 945.4, "deaths_avg3": 44.33, "deaths_avg7": 43.71}, {"msa": "Los Angeles-Long Beach-Anaheim, CA", "msa_pop": 13210000.0, "date": "2020-05-14T07:00:00+00:00", "cases": 39360, "deaths": 1791, "new_cases": 1073.0, "new_deaths": 51.0, "cases_avg7": 965.3, "deaths_avg3": 48.33, "deaths_avg7": 43.86}, {"msa": "Los Angeles-Long Beach-Anaheim, CA", "msa_pop": 13210000.0, "date": "2020-05-15T07:00:00+00:00", "cases": 40441, "deaths": 1837, "new_cases": 1081.0, "new_deaths": 46.0, "cases_avg7": 983.1, "deaths_avg3": 48.0, "deaths_avg7": 42.29}, {"msa": "Los Angeles-Long Beach-Anaheim, CA", "msa_pop": 13210000.0, "date": "2020-05-16T07:00:00+00:00", "cases": 41582, "deaths": 1879, "new_cases": 1141.0, "new_deaths": 42.0, "cases_avg7": 994.4, "deaths_avg3": 46.33, "deaths_avg7": 41.43}, {"msa": "Los Angeles-Long Beach-Anaheim, CA", "msa_pop": 13210000.0, "date": "2020-05-17T07:00:00+00:00", "cases": 42387, "deaths": 1909, "new_cases": 805.0, "new_deaths": 30.0, "cases_avg7": 1026.0, "deaths_avg3": 39.33, "deaths_avg7": 43.14}, {"msa": "Los Angeles-Long Beach-Anaheim, CA", "msa_pop": 13210000.0, "date": "2020-05-18T07:00:00+00:00", "cases": 42892, "deaths": 1928, "new_cases": 505.0, "new_deaths": 19.0, "cases_avg7": 1010.0, "deaths_avg3": 30.33, "deaths_avg7": 40.29}, {"msa": "Los Angeles-Long Beach-Anaheim, CA", "msa_pop": 13210000.0, "date": "2020-05-19T07:00:00+00:00", "cases": 44073, "deaths": 2001, "new_cases": 1181.0, "new_deaths": 73.0, "cases_avg7": 1037.0, "deaths_avg3": 40.67, "deaths_avg7": 44.0}, {"msa": "Los Angeles-Long Beach-Anaheim, CA", "msa_pop": 13210000.0, "date": "2020-05-20T07:00:00+00:00", "cases": 45637, "deaths": 2071, "new_cases": 1564.0, "new_deaths": 70.0, "cases_avg7": 1050.0, "deaths_avg3": 54.0, "deaths_avg7": 47.29}, {"msa": "Los Angeles-Long Beach-Anaheim, CA", "msa_pop": 13210000.0, "date": "2020-05-21T07:00:00+00:00", "cases": 45717, "deaths": 2074, "new_cases": 80.0, "new_deaths": 3.0, "cases_avg7": 908.1, "deaths_avg3": 48.67, "deaths_avg7": 40.43}]}}
